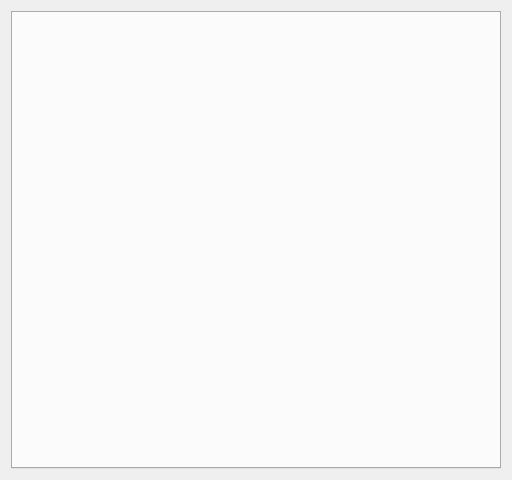
<?xml version="1.0" encoding="UTF-8"?>
<ui version="4.0">
 <class>PyCalc</class>
 <widget class="QWidget" name="PyCalc">
  <property name="geometry">
   <rect>
    <x>0</x>
    <y>0</y>
    <width>512</width>
    <height>480</height>
   </rect>
  </property>
  <property name="minimumSize">
   <size>
    <width>192</width>
    <height>179</height>
   </size>
  </property>
  <property name="acceptDrops">
   <bool>true</bool>
  </property>
  <property name="windowTitle">
   <string>PyCalc</string>
  </property>
  <layout class="QGridLayout" name="gridLayout">
   <item row="0" column="0">
    <widget class="QTabWidget" name="tab_widget"/>
   </item>
  </layout>
 </widget>
 <resources/>
 <connections/>
</ui>
